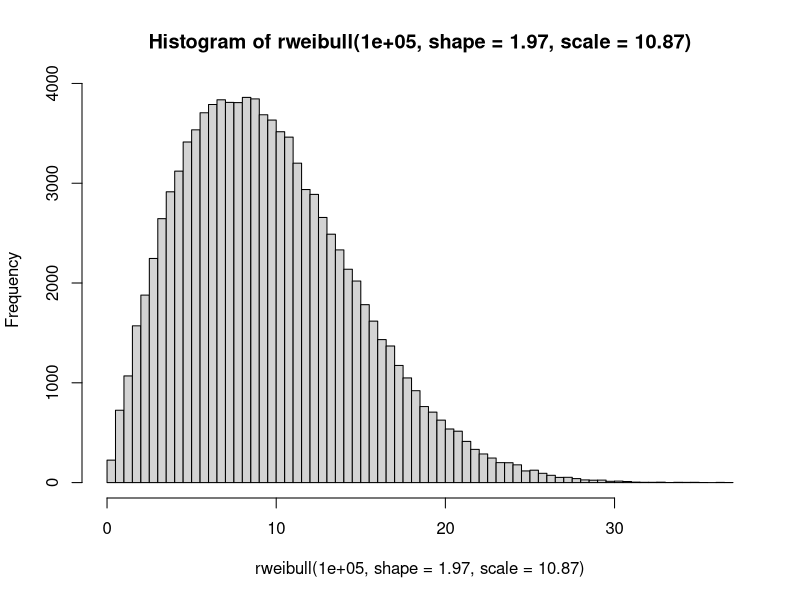
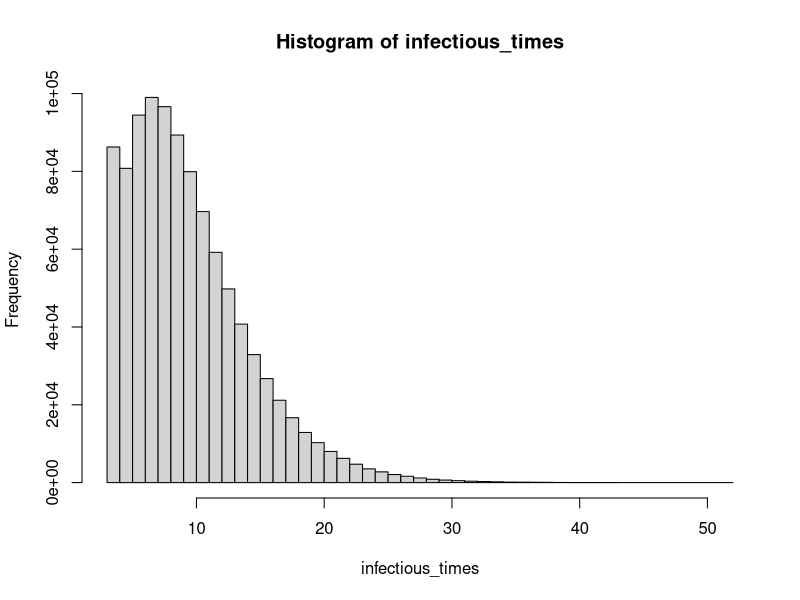
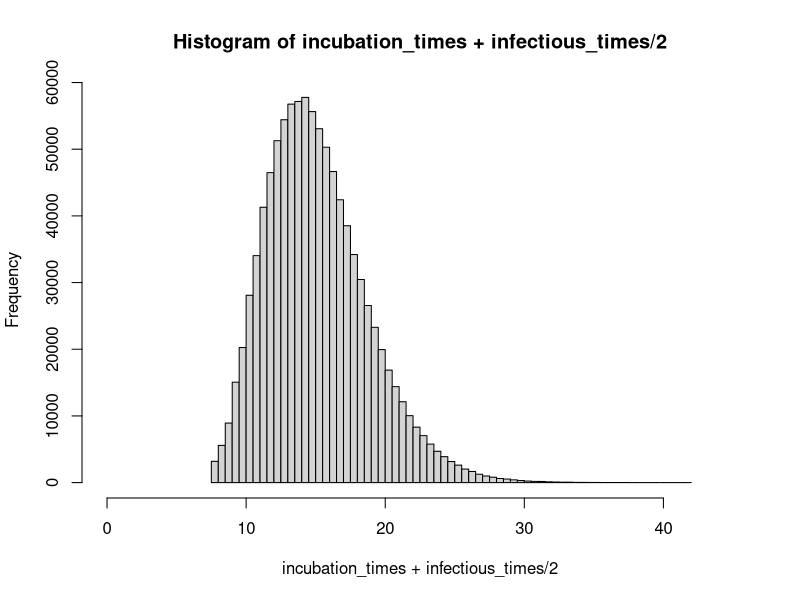

Source code (R) for these figures, in order:
###################################################
## Determining incubation period boxes and infectious period boxes
## simulate distributions
incubation_time <- function(nboxes, prob){
  box = 1
  t = 0
  while(box <= nboxes){
    if(runif(1) < prob){
      box = box+1
    }
    t = t + 1
  }
  t
}
rincubation <- function(num_reps, ...) {
  raply(.n = num_reps, .expr = incubation_time(...) )
}

fitDist <- function(prob, size, mean) {
  draws <- rnbinom(n=100000, size = size, prob = prob) + size
  mean - mean(draws)
}

## Look at weibull distribution from lessler 
qweibull(c(0.025, 0.5, 0.975), shape=1.97, scale=10.87)
hist(rweibull(100000, shape=1.97, scale=10.87), breaks=100)

## First fit the weibll viral clearance distribution
## Lessler et al biorxiv key times paper
## mean = 9.88, cI : 
n_boxes <- 3
infectious_best_fit <- uniroot(f = fitDist, interval = c(0.001,.999), size= n_boxes, mean=9.88)
infectious_times <- rnbinom(1000000, size = n_boxes, prob = infectious_best_fit$root) + n_boxes
hist(infectious_times, breaks=50)
quantile(infectious_times, c(.025, .5, .975))

## Now determine the incubation period boxes
## Use the serial interval from brownstein paper
## 10-23 days 
fitDistBoth <- function(prob, size, min, max, infectious_times) {
  draws <- rnbinom(n=1000000, size = size, prob = prob) + size
  qs <- quantile((draws+infectious_times/2), probs = c(.025, .975))
  sum(qs - c(min,max))^2
}
inc_boxes = 6
incubation_best_fit <- optimize(f = fitDistBoth, interval = c(0.001,.999), size= inc_boxes, min=10, max=23, infectious_times=infectious_times)
incubation_times <- rnbinom(n = 1000000, size = inc_boxes, prob = incubation_best_fit$minimum) + inc_boxes
mean(incubation_times)
quantile((incubation_times), probs = c(.025, .5, .975))
quantile((incubation_times+infectious_times/2), probs = c(.025, .5, .975))
hist(incubation_times+infectious_times/2, breaks=100, xlim=c(0,45))

infectious_best_fit$root
incubation_best_fit$minimum

mean(infectious_times)


quantile((incubation_times), probs = c(.025, .5, .975))
quantile((infectious_times), probs = c(.025, .5, .975))
